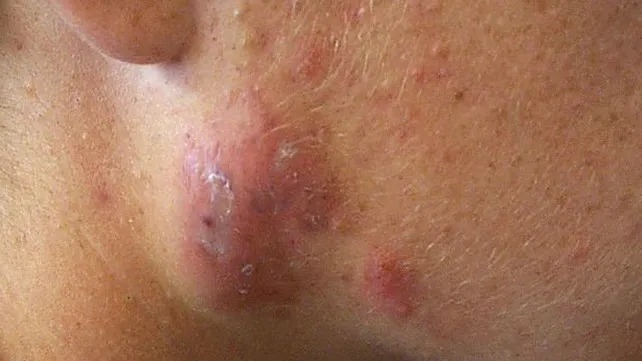
#> input picture data/train/acne/WhatsApp Image 2025-10-21 at 17.22.46 (1).jpeg, 642 x 361 px
$ python -i app.py   (imports and definitions only)
#> lines starting #> are read from the running program, lines starting #| are printed output that depends on the picture
#> further down, picture is the input picture: PIL image 642x361 RGB; mean R, G, B 164.7, 116.1, 90.1
# app.py

import json
import numpy as np
import pandas as pd
from PIL import Image
import streamlit as st
import joblib
from skimage.feature import hog

# [106 lines not run here, left out]


IMG_SIZE = (256, 256)

@st.cache_resource
def load_assets():
    model = joblib.load("models/model.joblib")
    with open("models/classes.json", "r", encoding="utf-8") as f:
        classes = json.load(f)
    return model, classes

def extract_features(img: Image.Image):
    img = img.convert("RGB").resize(IMG_SIZE)
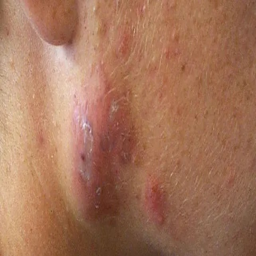
#> img: PIL image 256x256 RGB; mean R, G, B 164.7, 116.1, 90.1
    arr = np.array(img)


    gray = np.dot(arr[..., :3], [0.299, 0.587, 0.114]).astype(np.float32) / 255.0
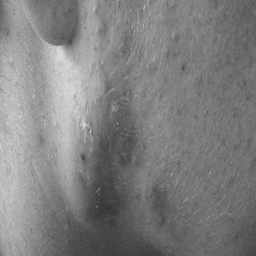
#> gray: shape (256, 256) float32; min 0.195, max 0.919, mean 0.501
    hog_feat = hog(
        gray,
        orientations=9,
        pixels_per_cell=(16, 16),
        cells_per_block=(2, 2),
        block_norm='L2-Hys',
        feature_vector=True
    )
#> hog_feat = 8100 values, max 0.289 at index 657, min 0.0174 at index 2938, mean 0.157


    hsv = Image.fromarray(arr).convert("HSV")
#> hsv: PIL image 256x256 HSV; mean H, S, V 15.4, 118.1, 164.7
    hsv = np.array(hsv)
    h, s, v = hsv[..., 0], hsv[..., 1], hsv[..., 2]
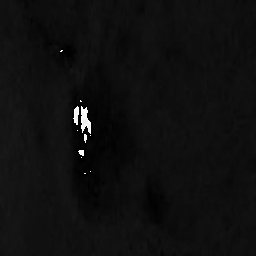
#> h: shape (256, 256); min 0, max 254, mean 15.4
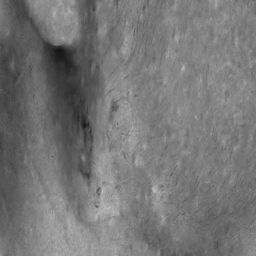
#> s: shape (256, 256); min 19, max 191, mean 118.1
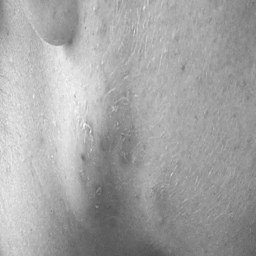
#> v: shape (256, 256); min 80, max 251, mean 164.7
    hist, _ = np.histogramdd(
        [h.ravel(), s.ravel(), v.ravel()],
        bins=(8, 8, 8),
        range=((0, 255), (0, 255), (0, 255))
    )
    color_feat = (hist.flatten() / (hist.sum() + 1e-8)).astype(np.float32)
#> color_feat = 512 values, max 0.162 at index 29, min 0 at index 0, mean 0.00195

    return np.concatenate([hog_feat.astype(np.float32), color_feat], axis=0)


# [15 lines not run here, left out]

try:
    model, CLASSES = load_assets()
except Exception:
    st.error("Model bulunamadı. Lütfen önce terminalde `python train.py` komutuyla modeli eğitin.")
    st.stop()


# [95 lines not run here, left out]

>>> from PIL import Image
>>> picture = Image.open('data/train/acne/WhatsApp Image 2025-10-21 at 17.22.46 (1).jpeg')
>>> result = extract_features(picture)
#> result = 8612 values, max 0.289 at index 657, min 0 at index 8100, mean 0.148

$ run again, on data/train/acne/WhatsApp Image 2025-10-21 at 17.22.46 (2).jpeg
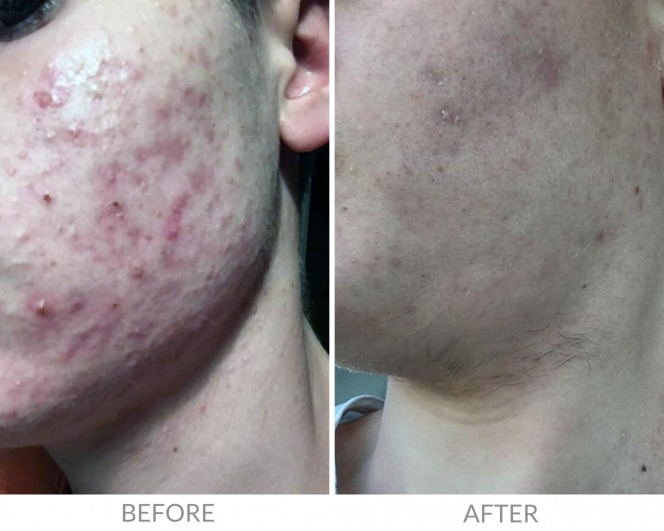
#> input picture data/train/acne/WhatsApp Image 2025-10-21 at 17.22.46 (2).jpeg, 664 x 531 px
#> picture is the input picture: PIL image 664x531 RGB; mean R, G, B 149.2, 142, 141.4
#> hog_feat = 8100 values, max 0.67 at index 7564, min 0 at index 7124, mean 0.138
#> hsv: PIL image 256x256 HSV; mean H, S, V 93.6, 24.3, 150.3
#> in extract_features, `h, s, v = hsv[..., 0], hsv[..., 1], hsv[..., 2]`:
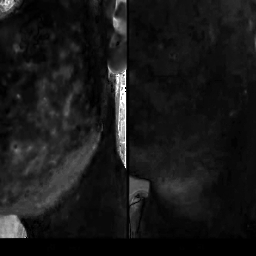
#> s: shape (256, 256); min 0, max 255, mean 24.3
#> in extract_features, `h, s, v = hsv[..., 0], hsv[..., 1], hsv[..., 2]`:
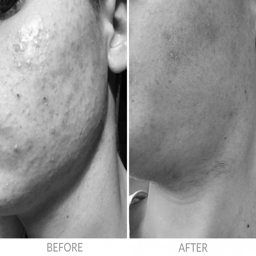
#> v: shape (256, 256); min 0, max 255, mean 150.3
#> color_feat = 512 values, max 0.132 at index 4, min 0 at index 8, mean 0.00195
#> result = 8612 values, max 0.67 at index 7564, min 0 at index 7124, mean 0.13

$ run again, on data/train/acne/WhatsApp Image 2025-10-21 at 17.22.47 (1).jpeg
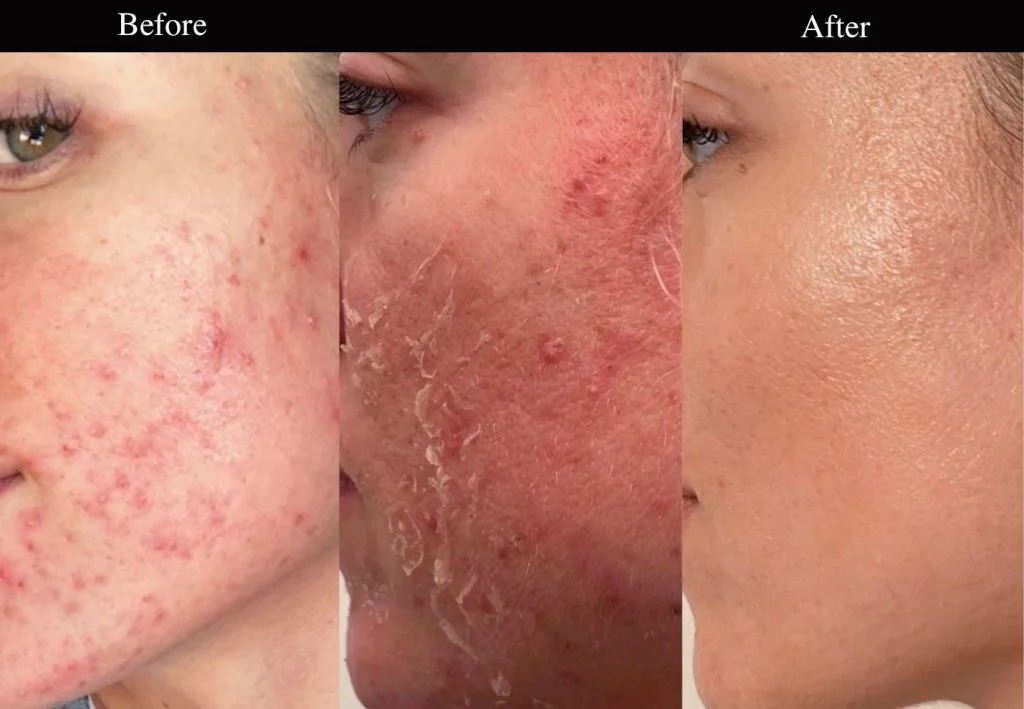
#> input picture data/train/acne/WhatsApp Image 2025-10-21 at 17.22.47 (1).jpeg, 1024 x 709 px
#> picture is the input picture: PIL image 1024x709 RGB; mean R, G, B 185, 123.9, 106.3
#> in extract_features, `gray = np.dot(arr[..., :3], [0.299, 0.587, 0.114]).astype(np.float32) ..`:
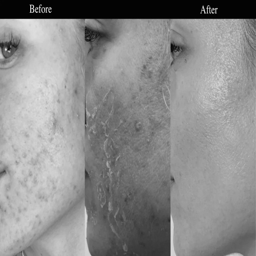
#> gray: shape (256, 256) float32; min 0, max 0.899, mean 0.55
#> hog_feat = 8100 values, max 0.666 at index 616, min 0 at index 1, mean 0.145
#> hsv: PIL image 256x256 HSV; mean H, S, V 24.7, 110.5, 185
#> in extract_features, `h, s, v = hsv[..., 0], hsv[..., 1], hsv[..., 2]`:
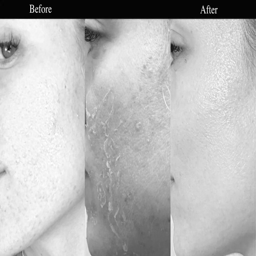
#> v: shape (256, 256); min 0, max 255, mean 185
#> color_feat = 512 values, max 0.314 at index 30, min 0 at index 4, mean 0.00195
#> result = 8612 values, max 0.666 at index 616, min 0 at index 1, mean 0.137
